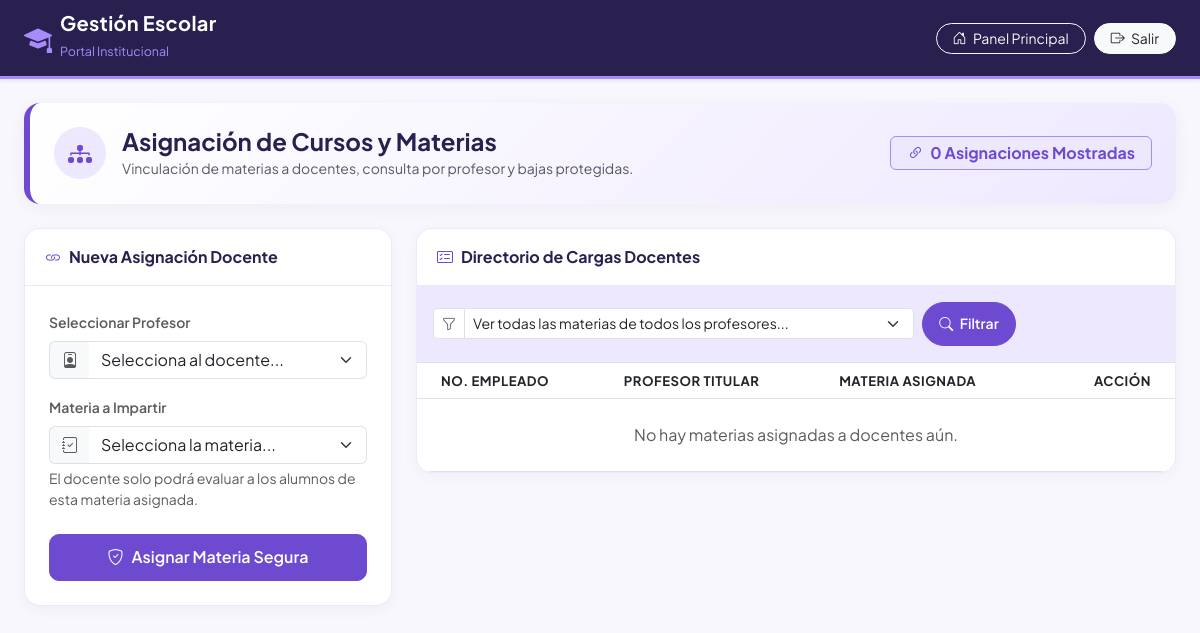
/asignaciones.php (signed in), run on an earlier commit of the app's database.
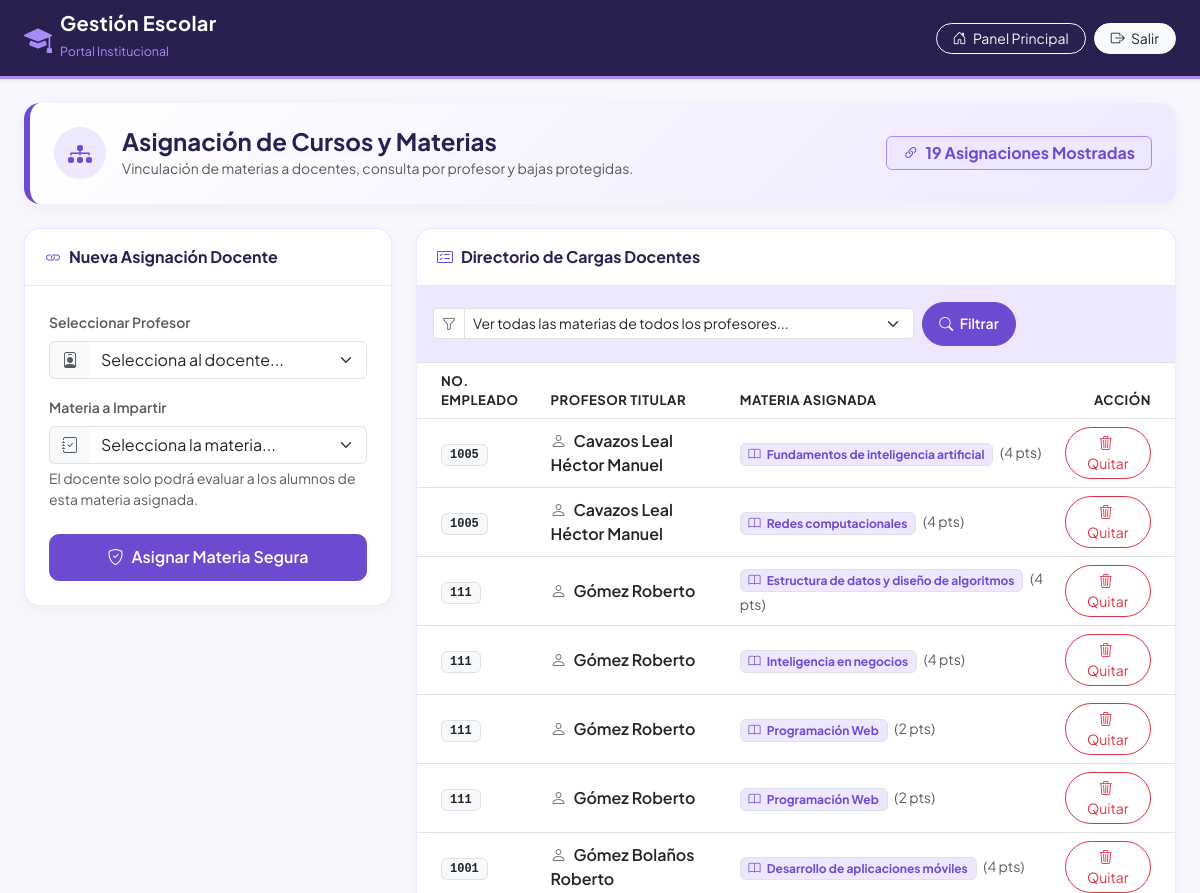
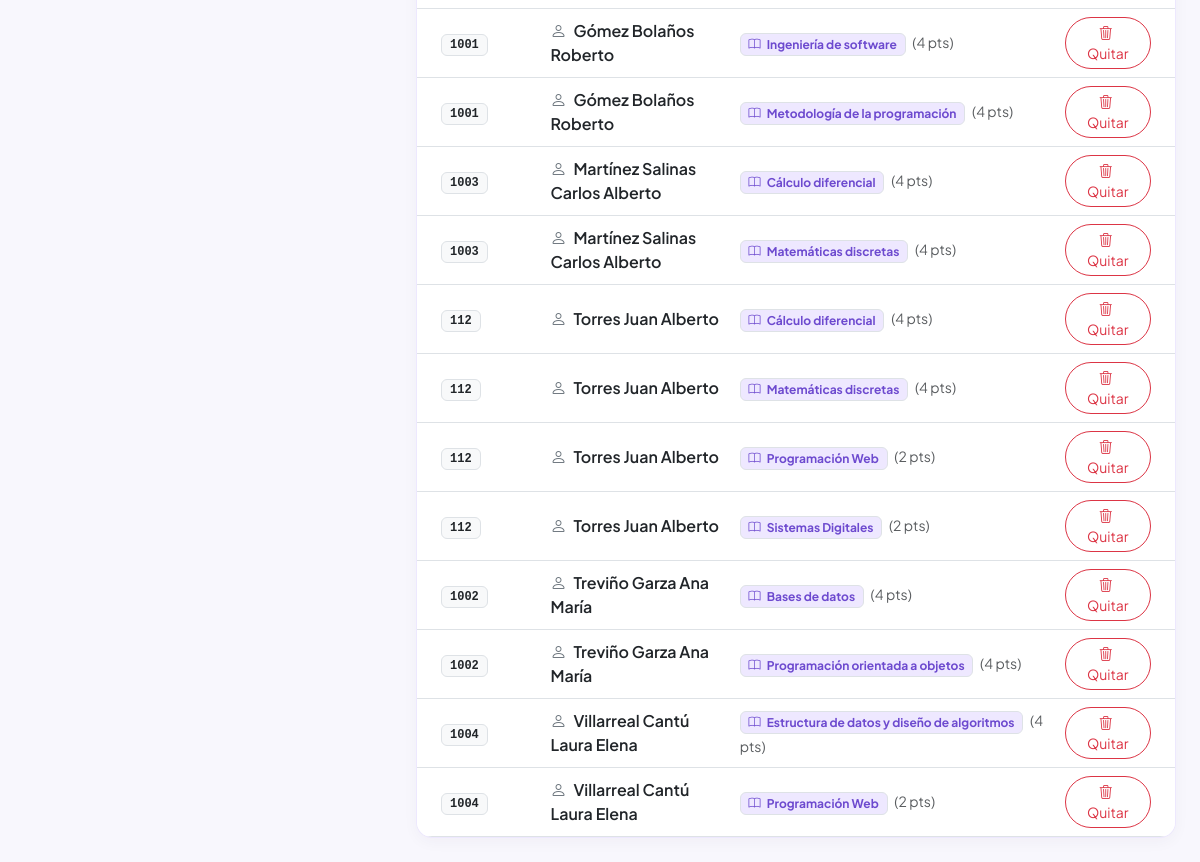
And on a later commit of the database (2 pictures, top to bottom).
### tables this page shows
CREATE TABLE `asignaciones` (
  `IdAsignacion` int NOT NULL AUTO_INCREMENT,
  `IdProfesor` int DEFAULT NULL,
  `IdMateria` int DEFAULT NULL,
  PRIMARY KEY (`IdAsignacion`),
  KEY `IdProfesor` (`IdProfesor`),
  KEY `IdMateria` (`IdMateria`),
  CONSTRAINT `asignaciones_ibfk_1` FOREIGN KEY (`IdProfesor`) REFERENCES `profesores` (`IdProfesor`),
  CONSTRAINT `asignaciones_ibfk_2` FOREIGN KEY (`IdMateria`) REFERENCES `materias` (`IdMateria`)
);

CREATE TABLE `profesores` (
  `IdProfesor` int NOT NULL AUTO_INCREMENT,
  `NumeroEmpleado` int NOT NULL,
  `Nombre` varchar(100) NOT NULL,
  `Apellidos` varchar(100) NOT NULL,
  `IdUsuario` int DEFAULT NULL,
  PRIMARY KEY (`IdProfesor`),
  UNIQUE KEY `NumeroEmpleado` (`NumeroEmpleado`),
  KEY `IdUsuario` (`IdUsuario`),
  CONSTRAINT `profesores_ibfk_1` FOREIGN KEY (`IdUsuario`) REFERENCES `usuarios` (`IdUsuario`)
);

CREATE TABLE `materias` (
  `IdMateria` int NOT NULL AUTO_INCREMENT,
  `NombreMateria` varchar(100) NOT NULL,
  `Creditos` int NOT NULL,
  PRIMARY KEY (`IdMateria`)
);

### asignaciones.php (the view, shortened to what the changed rows need)
<?php
include("conexion.php");
$filtro_profesor = isset($_GET['filtro_profesor']) ? intval($_GET['filtro_profesor']) : 0;
if ($filtro_profesor > 0) {
    $stmt_pnom = $conexion->prepare("SELECT Nombre, Apellidos, NumeroEmpleado FROM Profesores WHERE IdProfesor = ?");
    if ($stmt_pnom) {
        $stmt_pnom->bind_param("i", $filtro_profesor);
        $stmt_pnom->execute();
        $res_pn = $stmt_pnom->get_result();
        if ($res_pn && $res_pn->num_rows > 0) {
            $d_pf = $res_pn->fetch_assoc();
            $nombre_profesor_filtrado = $d_pf['Nombre'] . " " . $d_pf['Apellidos'] . " (No. " . $d_pf['NumeroEmpleado'] . ")";
        }
        $stmt_pnom->close();
    }
    $stmt_asig = $conexion->prepare("SELECT a.IdAsignacion, p.IdProfesor, p.NumeroEmpleado, p.Nombre AS NombreProfesor, p.Apellidos, m.NombreMateria, m.Creditos
                                     FROM Asignaciones a
                                     JOIN Profesores p ON a.IdProfesor = p.IdProfesor
                                     JOIN Materias m ON a.IdMateria = m.IdMateria
                                     WHERE a.IdProfesor = ?
                                     ORDER BY m.NombreMateria ASC");
    if ($stmt_asig) {
        $stmt_asig->bind_param("i", $filtro_profesor);
        $stmt_asig->execute();
        $resultado_asignaciones = $stmt_asig->get_result();
    }
} else {
    $query_asignaciones = "SELECT a.IdAsignacion, p.IdProfesor, p.NumeroEmpleado, p.Nombre AS NombreProfesor, p.Apellidos, m.NombreMateria, m.Creditos
                           FROM Asignaciones a
                           JOIN Profesores p ON a.IdProfesor = p.IdProfesor
                           JOIN Materias m ON a.IdMateria = m.IdMateria
                           ORDER BY p.Apellidos ASC, m.NombreMateria ASC";
    $resultado_asignaciones = $conexion->query($query_asignaciones);
}
$total_asignaciones_mostradas = ($resultado_asignaciones) ? $resultado_asignaciones->num_rows : 0;
?>
<!DOCTYPE html>
<html lang="es">
<head>
    <link href="https://cdn.jsdelivr.net/npm/bootstrap@5.3.0/dist/css/bootstrap.min.css" rel="stylesheet">
    <link rel="stylesheet" href="https://cdn.jsdelivr.net/npm/bootstrap-icons@1.11.3/font/bootstrap-icons.min.css">
</head>
<body>
    <div class="container-fluid px-4 py-4">
        <div class="hero-banner p-4 mb-4">
            <div class="d-flex flex-wrap align-items-center justify-content-between gap-3">
                <div class="d-flex align-items-center gap-3">
                    <div>
                        <h2 class="h4 fw-bold mb-0" style="color: var(--app-dark);">Asignación de Cursos y Materias</h2>
                    </div>
                </div>
                <div>
                    <span class="badge badge-app-pill px-3 py-2 fs-6">
                        <i class="bi bi-link-45deg me-1"></i> <?php echo $total_asignaciones_mostradas; ?> Asignaciones Mostradas
                    </span>
                </div>
            </div>
        </div>
        <div class="row g-4">
            <div class="col-lg-8">
                <div class="card card-custom">
                    <div class="card-body p-0">
                        <div class="table-responsive">
                            <table class="table table-hover align-middle mb-0 table-custom">
                                <thead>
                                    <tr>
                                        <th class="ps-4">No. Empleado</th>
                                        <th>Profesor Titular</th>
                                        <th>Materia Asignada</th>
                                        <th class="pe-4 text-end">Acción</th>
                                    </tr>
                                </thead>
                                <tbody>
                                    <?php if ($resultado_asignaciones && $resultado_asignaciones->num_rows > 0) {
                                        while($row = $resultado_asignaciones->fetch_assoc()) { ?>
                                            <tr>
                                                <td class="ps-4">
                                                    <span class="badge bg-light text-dark border font-monospace px-2 py-1">
                                                        <?php echo htmlspecialchars($row['NumeroEmpleado']); ?>
                                                    </span>
                                                </td>
                                                <td class="fw-semibold text-dark">
                                                    <i class="bi bi-person me-1 text-secondary"></i>
                                                    <?php echo htmlspecialchars($row['Apellidos'] . " " . $row['NombreProfesor']); ?>
                                                </td>
                                                <td>
                                                    <span class="badge border" style="background-color: var(--app-light); color: var(--app-primary);">
                                                        <i class="bi bi-book me-1"></i>
                                                        <?php echo htmlspecialchars($row['NombreMateria']); ?>
                                                    </span>
                                                    <small class="text-muted ms-1">(<?php echo htmlspecialchars($row['Creditos']); ?> pts)</small>
                                                </td>
                                                <td class="pe-4 text-end">
                                                    <a href="asignaciones.php?eliminar_asignacion=<?php echo $row['IdAsignacion']; ?><?php if($filtro_profesor > 0) echo '&filtro_profesor='.$filtro_profesor; ?>"
                                                       class="btn btn-outline-danger btn-sm rounded-pill px-3"
                                                       onclick="return confirm('¿Confirmas que deseas retirar la asignación de <?php echo htmlspecialchars($row['NombreMateria']); ?> a este profesor?');">
                                                        <i class="bi bi-trash3 me-1"></i> Quitar
                                                    </a>
                                                </td>
                                            </tr>
                                        <?php }
                                    } else { ?>
                                        <tr>
                                            <td colspan="4" class="text-center py-4 text-muted">
                                                <?php if ($filtro_profesor > 0) { ?>
                                                    <i class="bi bi-folder2-open fs-3 d-block mb-1 text-secondary"></i>
                                                    Este profesor aún no tiene materias asignadas a su cargo.
                                                <?php } else { ?>
                                                    No hay materias asignadas a docentes aún.
                                                <?php } ?>
                                            </td>
                                        </tr>
                                    <?php } ?>
                                </tbody>
                            </table>
                        </div>
                    </div>
                </div>
            </div>
        </div>
    </div>
</body>
</html>

What changed in the data, as far as the page shows it:
added asignaciones: IdProfesor.NumeroEmpleado "1005", IdProfesor.Nombre "Cavazos Leal Héctor Manuel", IdMateria.NombreMateria "Fundamentos de inteligencia artificial", IdMateria.Creditos "4"
added asignaciones: IdProfesor.NumeroEmpleado "1005", IdProfesor.Nombre "Cavazos Leal Héctor Manuel", IdMateria.NombreMateria "Redes computacionales", IdMateria.Creditos "4"
added asignaciones: IdProfesor.NumeroEmpleado "111", IdProfesor.Nombre "Gómez Roberto", IdMateria.NombreMateria "Estructura de datos y diseño de algoritmos", IdMateria.Creditos "4"
added asignaciones: IdProfesor.NumeroEmpleado "111", IdProfesor.Nombre "Gómez Roberto", IdMateria.NombreMateria "Inteligencia en negocios", IdMateria.Creditos "4"
added asignaciones: IdProfesor.NumeroEmpleado "111", IdProfesor.Nombre "Gómez Roberto", IdMateria.NombreMateria "Programación Web", IdMateria.Creditos "2"
added asignaciones: IdProfesor.NumeroEmpleado "111", IdProfesor.Nombre "Gómez Roberto", IdMateria.NombreMateria "Programación Web", IdMateria.Creditos "2"
added asignaciones: IdProfesor.NumeroEmpleado "1001", IdProfesor.Nombre "Gómez Bolaños Roberto", IdMateria.NombreMateria "Desarrollo de aplicaciones móviles", IdMateria.Creditos "4"
added asignaciones: IdProfesor.NumeroEmpleado "1001", IdProfesor.Nombre "Gómez Bolaños Roberto", IdMateria.NombreMateria "Ingeniería de software", IdMateria.Creditos "4"
added asignaciones: IdProfesor.NumeroEmpleado "1001", IdProfesor.Nombre "Gómez Bolaños Roberto", IdMateria.NombreMateria "Metodología de la programación", IdMateria.Creditos "4"
added asignaciones: IdProfesor.NumeroEmpleado "1003", IdProfesor.Nombre "Martínez Salinas Carlos Alberto", IdMateria.NombreMateria "Cálculo diferencial", IdMateria.Creditos "4"
added asignaciones: IdProfesor.NumeroEmpleado "1003", IdProfesor.Nombre "Martínez Salinas Carlos Alberto", IdMateria.NombreMateria "Matemáticas discretas", IdMateria.Creditos "4"
added asignaciones: IdProfesor.NumeroEmpleado "112", IdProfesor.Nombre "Torres Juan Alberto", IdMateria.NombreMateria "Cálculo diferencial", IdMateria.Creditos "4"
added asignaciones: IdProfesor.NumeroEmpleado "112", IdProfesor.Nombre "Torres Juan Alberto", IdMateria.NombreMateria "Matemáticas discretas", IdMateria.Creditos "4"
added asignaciones: IdProfesor.NumeroEmpleado "112", IdProfesor.Nombre "Torres Juan Alberto", IdMateria.NombreMateria "Programación Web", IdMateria.Creditos "2"
added asignaciones: IdProfesor.NumeroEmpleado "112", IdProfesor.Nombre "Torres Juan Alberto", IdMateria.NombreMateria "Sistemas Digitales", IdMateria.Creditos "2"
added asignaciones: IdProfesor.NumeroEmpleado "1002", IdProfesor.Nombre "Treviño Garza Ana María", IdMateria.NombreMateria "Bases de datos", IdMateria.Creditos "4"
added asignaciones: IdProfesor.NumeroEmpleado "1002", IdProfesor.Nombre "Treviño Garza Ana María", IdMateria.NombreMateria "Programación orientada a objetos", IdMateria.Creditos "4"
added asignaciones: IdProfesor.NumeroEmpleado "1004", IdProfesor.Nombre "Villarreal Cantú Laura Elena", IdMateria.NombreMateria "Estructura de datos y diseño de algoritmos", IdMateria.Creditos "4"
added asignaciones: IdProfesor.NumeroEmpleado "1004", IdProfesor.Nombre "Villarreal Cantú Laura Elena", IdMateria.NombreMateria "Programación Web", IdMateria.Creditos "2"
Also different on the page:
$total_asignaciones_mostradas: "0" → "19"
text no longer shown: "No hay materias asignadas a docentes aún."
